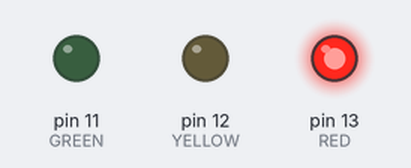
Bench run of a sketch on a simulated Arduino Uno, built with avr-gcc and run on an emulated ATmega328P. Shown: output pins drawn as LEDs (lit = HIGH).

Above: at 1.5 s.
At 5.5 s:
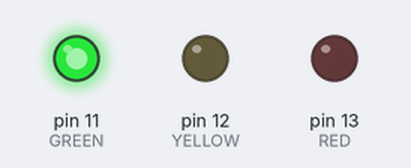
At 9.0 s:
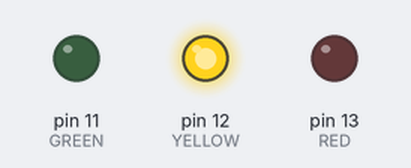
Timing chart, 0 to 13.0 s (numbered marks = the images above):
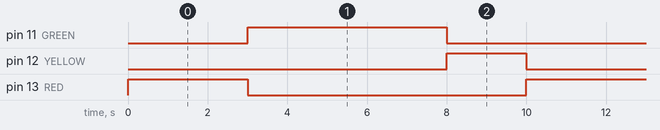

Measured:
- by itself, pin 11 (GREEN): alternates HIGH for 5.0 s and LOW for 5.0 s
- by itself, pin 12 (YELLOW): alternates HIGH for 2.0 s and LOW for 8.0 s
- by itself, pin 13 (RED): alternates HIGH for 3.0 s and LOW for 7.0 s

The sketch:

traffic_light.ino
```cpp
const int RED = 13;
const int YELLOW = 12;
const int GREEN = 11;

void setup() {
  pinMode(RED, OUTPUT);
  pinMode(YELLOW, OUTPUT);
  pinMode(GREEN, OUTPUT);
}

void loop() {
  digitalWrite(RED, HIGH);
  digitalWrite(YELLOW, LOW);
  digitalWrite(GREEN, LOW);
  delay(3000);

  digitalWrite(RED, LOW);
  digitalWrite(YELLOW, LOW);
  digitalWrite(GREEN, HIGH);
  delay(5000);

  digitalWrite(RED, LOW);
  digitalWrite(YELLOW, HIGH);
  digitalWrite(GREEN, LOW);
  delay(2000);
}
```
